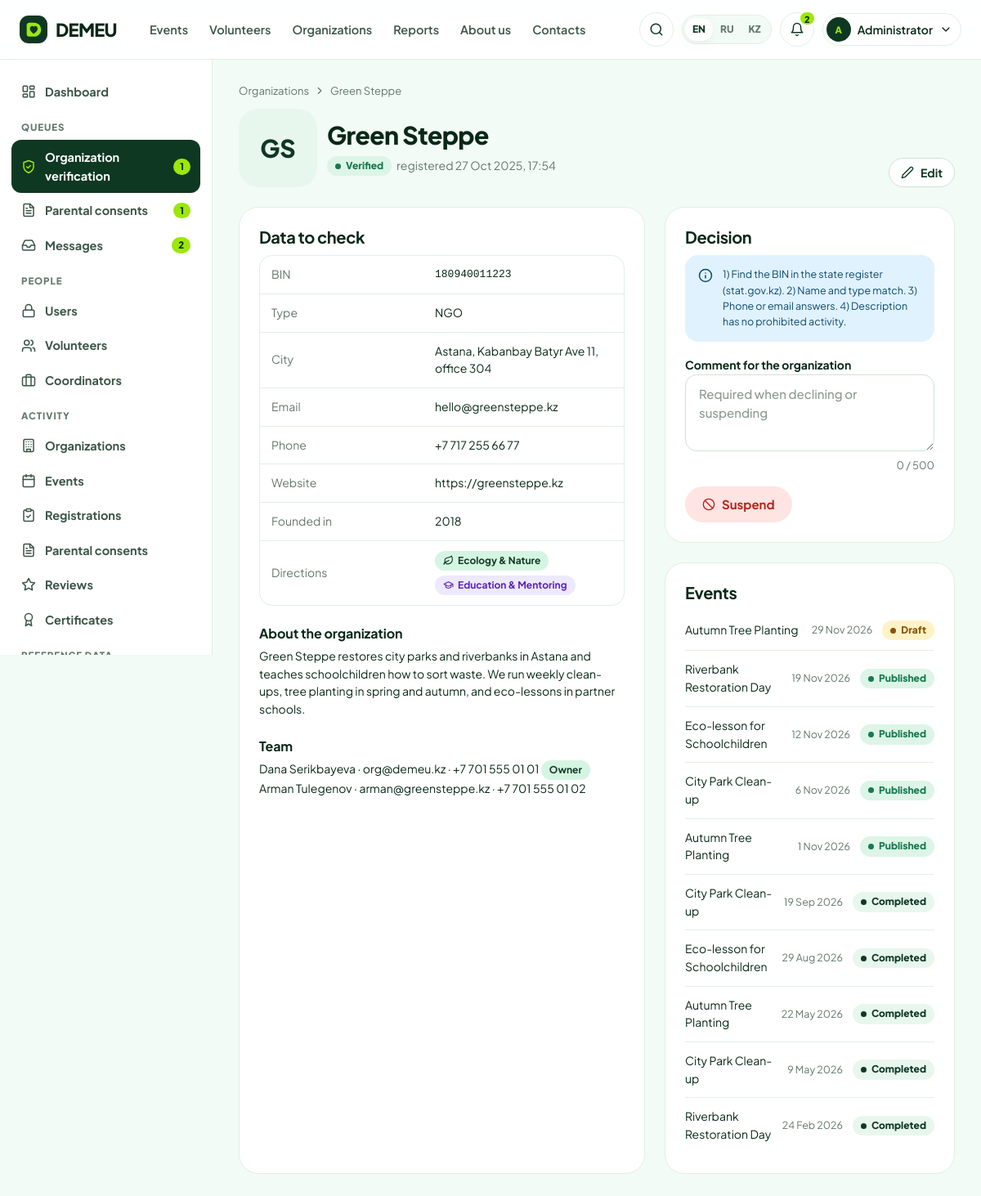
Screenshot of /admin/organizations/1/review (signed in) with the database file from the repository.
### tables this page shows
CREATE TABLE users (
    user_id        INTEGER PRIMARY KEY,
    email          TEXT NOT NULL UNIQUE COLLATE NOCASE,
    password_hash  TEXT NOT NULL,
    role           TEXT NOT NULL CHECK (role IN ('volunteer','coordinator','admin')),
    is_active      INTEGER NOT NULL DEFAULT 1 CHECK (is_active IN (0,1)),
    preferred_lang TEXT NOT NULL DEFAULT 'en' CHECK (preferred_lang IN ('en','ru','kk')),
    created_at     TEXT NOT NULL DEFAULT (datetime('now','localtime')),
    last_login_at  TEXT
);

CREATE TABLE organizations (
    org_id           INTEGER PRIMARY KEY,
    name             TEXT NOT NULL UNIQUE,
    bin              TEXT NOT NULL UNIQUE CHECK (length(bin) = 12 AND bin NOT GLOB '*[^0-9]*'),
    org_type         TEXT NOT NULL CHECK (org_type IN ('ngo','foundation','initiative','university','government','business')),
    description      TEXT NOT NULL,
    city_id          INTEGER NOT NULL REFERENCES cities(city_id) ON DELETE RESTRICT,
    address          TEXT NOT NULL,
    email            TEXT NOT NULL,
    phone            TEXT NOT NULL,
    website          TEXT,
    logo_path        TEXT,
    founded_year     INTEGER CHECK (founded_year BETWEEN 1950 AND 2100),
    status           TEXT NOT NULL DEFAULT 'pending'
                     CHECK (status IN ('pending','verified','rejected','suspended')),
    status_comment   TEXT,                     -- reason for rejection / suspension
    verified_at      TEXT,
    verified_by      INTEGER REFERENCES users(user_id) ON DELETE SET NULL,
    created_at       TEXT NOT NULL DEFAULT (datetime('now','localtime'))
);

CREATE TABLE cities (
    city_id     INTEGER PRIMARY KEY,
    name_en     TEXT NOT NULL UNIQUE,
    name_ru     TEXT NOT NULL,
    name_kk     TEXT NOT NULL,
    region_en   TEXT NOT NULL,
    lat         REAL,
    lng         REAL
);

CREATE TABLE directions (
    direction_id INTEGER PRIMARY KEY,
    slug         TEXT NOT NULL UNIQUE,
    name_en      TEXT NOT NULL,
    name_ru      TEXT NOT NULL,
    name_kk      TEXT NOT NULL,
    icon         TEXT NOT NULL DEFAULT 'heart',
    tone         TEXT NOT NULL DEFAULT 'mint'
                 CHECK (tone IN ('mint','sage','butter','sky','rose','lilac'))
);

CREATE TABLE coordinators (
    coordinator_id INTEGER PRIMARY KEY,
    user_id        INTEGER NOT NULL UNIQUE REFERENCES users(user_id) ON DELETE RESTRICT,
    org_id         INTEGER NOT NULL REFERENCES organizations(org_id) ON DELETE RESTRICT,
    full_name      TEXT NOT NULL CHECK (length(trim(full_name)) >= 3),
    phone          TEXT NOT NULL,
    position       TEXT,
    is_owner       INTEGER NOT NULL DEFAULT 0 CHECK (is_owner IN (0,1)),  -- can manage team & org profile
    created_at     TEXT NOT NULL DEFAULT (datetime('now','localtime'))
);

CREATE TABLE events (
    event_id              INTEGER PRIMARY KEY,
    org_id                INTEGER NOT NULL REFERENCES organizations(org_id) ON DELETE RESTRICT,
    coordinator_id        INTEGER NOT NULL REFERENCES coordinators(coordinator_id) ON DELETE RESTRICT,
    direction_id          INTEGER NOT NULL REFERENCES directions(direction_id) ON DELETE RESTRICT,
    city_id               INTEGER NOT NULL REFERENCES cities(city_id) ON DELETE RESTRICT,
    title                 TEXT NOT NULL CHECK (length(trim(title)) >= 5),
    summary               TEXT NOT NULL,       -- one line for cards
    description           TEXT NOT NULL,
    address               TEXT NOT NULL,
    starts_at             TEXT NOT NULL,       -- YYYY-MM-DD HH:MM
    ends_at               TEXT NOT NULL,
    registration_deadline TEXT NOT NULL,
    max_volunteers        INTEGER NOT NULL CHECK (max_volunteers BETWEEN 1 AND 1000),
    min_age               INTEGER NOT NULL DEFAULT 14 CHECK (min_age BETWEEN 14 AND 99),
    requires_approval     INTEGER NOT NULL DEFAULT 1 CHECK (requires_approval IN (0,1)),
    requirements          TEXT,                -- what to bring / skills needed
    provided              TEXT,                -- what organisers provide (meals, gloves...)
    cover_path            TEXT,
    status                TEXT NOT NULL DEFAULT 'published'
                          CHECK (status IN ('draft','published','cancelled','completed')),
    cancel_reason         TEXT,
    created_at            TEXT NOT NULL DEFAULT (datetime('now','localtime')),
    updated_at            TEXT,
    CHECK (ends_at > starts_at),
    CHECK (registration_deadline <= starts_at)
);

### demeu/admin.py (the view, shortened to what this page needs)
@bp.route("/organizations/<int:org_id>/review", methods=["GET", "POST"])
@admin_only
def org_review(org_id):
    o = query("""SELECT o.*, c.name_en AS city_name_en, c.name_ru AS city_name_ru, c.name_kk AS city_name_kk
                 FROM organizations o JOIN cities c USING (city_id) WHERE org_id=?""", (org_id,), one=True)
    if not o:
        abort(404)
    staff = query("""SELECT c.*, u.email FROM coordinators c JOIN users u USING (user_id) WHERE org_id=?""", (org_id,))
    dirs = query("""SELECT d.* FROM organization_directions od JOIN directions d USING (direction_id) WHERE od.org_id=?""",
                 (org_id,))
    events = query("SELECT * FROM events WHERE org_id=? ORDER BY starts_at DESC LIMIT 10", (org_id,))
    return render_template("admin/org_review.html", o=o, staff=staff, dirs=dirs, events=events)

### demeu/admin.py (called while the page is built)
@bp.context_processor
def admin_ctx():
    counts = dict(
        organizations=scalar("SELECT COUNT(*) FROM organizations WHERE status='pending'"),
        consents=scalar("SELECT COUNT(*) FROM consents WHERE status='pending'"),
        messages=scalar("SELECT COUNT(*) FROM contact_messages WHERE status='new'"),
    )
    return dict(ENTITIES=ENTITIES, NAV_GROUPS=NAV_GROUPS, queue_counts=counts)

### demeu/core.py (called while the page is built)
def get_lang():
    lang = session.get("lang")
    if lang in LANGS:
        return lang
    best = request.accept_languages.best_match(["en", "ru", "kk"]) if request else None
    return best or "en"

def _(key, **params):
    entry = TRANSLATIONS.get(key)
    if entry is None:
        text = key
    else:
        lang = g.get("lang", "en")
        text = entry.get(lang) or entry.get("en") or key
    if params:
        try:
            text = text.format(**params)
        except (KeyError, IndexError):
            pass
    return text

def loc(row, field):
    if row is None:
        return ""
    lang = g.get("lang", "en")
    keys = row.keys() if hasattr(row, "keys") else row
    for k in (f"{field}_{lang}", f"{field}_en", field):
        if k in keys and row[k]:
            return row[k]
    return ""

def parse_dt(value):
    if not value:
        return None
    if isinstance(value, datetime):
        return value
    for fmt in (DT_FMT, "%Y-%m-%d %H:%M:%S", "%Y-%m-%d"):
        try:
            return datetime.strptime(value, fmt)
        except ValueError:
            continue
    return None

def fmt_date(value, with_weekday=False, with_year=True):
    d = parse_dt(value)
    if not d:
        return ""
    lang = g.get("lang", "en")
    s = f"{d.day} {MONTHS[lang][d.month - 1]}"
    if with_year:
        s += f" {d.year}"
    if with_weekday:
        s = f"{WEEKDAYS[lang][d.weekday()]}, " + s
    return s

def fmt_dt(value):
    d = parse_dt(value)
    return f"{fmt_date(d)}, {d:%H:%M}" if d else ""

def fmt_phone(value):
    v = value or ""
    if len(v) == 12 and v.startswith("+7"):
        return f"+7 {v[2:5]} {v[5:8]} {v[8:10]} {v[10:12]}"
    return v

def initials(name):
    parts = [p for p in (name or "").split() if p]
    return "".join(p[0] for p in parts[:2]).upper() or "?"

def nl2br(text):
    if not text:
        return ""
    return Markup("<br>".join(escape(line) for line in str(text).splitlines()))

def csrf_token():
    tok = session.get("csrf")
    if not tok:
        tok = secrets.token_urlsafe(32)
        session["csrf"] = tok
    return tok

### demeu/templates/admin/org_review.html (shortened to what this page needs)
{% extends "admin/_layout.html" %}
{% from "partials/macros.html" import status, dir_tag, org_logo %}
{% block admin %}
<div class="crumbs"><a href="{{ url_for('admin.entity_list', entity='organizations') }}">{{ _('adm_organizations') }}</a>{{ icon('chevron-right', 14) }}<span>{{ o.name }}</span></div>
<div class="cab-head"><div class="row">{{ org_logo(o, 'lg') }}<div><h1>{{ o.name }}</h1><div class="row tight mt-1">{{ status(o.status) }}<span class="small muted">{{ _('registered_on', d=fmt_dt(o.created_at)) }}</span></div></div></div>
  <a class="btn btn-ghost btn-sm" href="{{ url_for('admin.entity_edit', entity='organizations', pk=o.org_id) }}">{{ icon('pencil', 16) }} {{ _('edit') }}</a></div>
<div class="grid split">
  <div class="card card-pad">
    <h3>{{ _('check_list') }}</h3>
    <div class="table-wrap"><table class="table">
      <tr><td class="muted" style="width:200px">{{ _('bin') }}</td><td class="mono">{{ o.bin }}</td></tr>
      <tr><td class="muted">{{ _('org_type') }}</td><td>{{ _('orgtype_' ~ o.org_type) }}</td></tr>
      <tr><td class="muted">{{ _('city') }}</td><td>{{ loc(o, 'city_name') }}, {{ o.address }}</td></tr>
      <tr><td class="muted">Email</td><td>{{ o.email }}</td></tr>
      <tr><td class="muted">{{ _('phone') }}</td><td>{{ o.phone|phone }}</td></tr>
      <tr><td class="muted">{{ _('website') }}</td><td>{{ o.website or '—' }}</td></tr>
      <tr><td class="muted">{{ _('founded_year') }}</td><td>{{ o.founded_year or '—' }}</td></tr>
      <tr><td class="muted">{{ _('directions') }}</td><td><div class="row tight">{% for d in dirs %}{{ dir_tag(d, '') }}{% endfor %}</div></td></tr>
    </table></div>
    <h4 class="mt-3">{{ _('org_description') }}</h4>
    <p class="small">{{ o.description|nl2br }}</p>
    <h4 class="mt-3">{{ _('team') }}</h4>
    {% for s in staff %}<div class="small">{{ s.full_name }} · {{ s.email }} · {{ s.phone|phone }}{% if s.is_owner %} <span class="tag tone-mint">{{ _('owner') }}</span>{% endif %}</div>{% endfor %}
  </div>
  <div>
    <div class="card card-pad">
      <h3>{{ _('decision') }}</h3>
      <div class="alert alert-info mb-2">{{ icon('info') }}<div class="xs">{{ _('verification_guide') }}</div></div>
      <form method="post">
        <label for="comment">{{ _('comment_for_org') }}</label>
        <textarea class="textarea" id="comment" name="comment" rows="3" style="min-height:90px" maxlength="500" placeholder="{{ _('comment_placeholder') }}"></textarea>
        <div class="row mt-2">
          {% if o.status == 'verified' %}<button class="btn btn-danger" name="action" value="suspend">{{ icon('ban', 16) }} {{ _('suspend') }}</button>{% endif %}
        </div>
      </form>
    </div>
    <div class="card card-pad mt-3">
      <h3>{{ _('adm_events') }}</h3>
      {% for e in events %}<a class="queue-item" href="{{ url_for('admin.entity_edit', entity='events', pk=e.event_id) }}" style="color:inherit;text-decoration:none"><span class="grow small">{{ e.title }}</span><span class="xs muted">{{ fmt_date(e.starts_at) }}</span>{{ status(e.status) }}</a>
      {% else %}<p class="small muted mb-0">{{ _('nothing_here') }}</p>{% endfor %}
    </div>
  </div>
</div>
{% endblock %}

### demeu/templates/partials/macros.html (shortened to what this page needs)
{% macro org_logo(o, cls='') -%}
<span class="avatar org {{ cls }}">{% if o.logo_path or o.org_logo %}<img src="{{ media_url(o.logo_path or o.org_logo) }}" alt="">{% else %}{{ initials(o.name or o.org_name) }}{% endif %}</span>
{%- endmacro %}
{% macro dir_tag(row, prefix='dir_') -%}
<span class="tag tone-{{ row[prefix ~ 'tone'] if prefix else row.tone }}">{{ icon(row[prefix ~ 'icon'] if prefix else row.icon, 13) }}{{ loc(row, prefix ~ 'name' if prefix else 'name') }}</span>
{%- endmacro %}
{% macro status(value, label_prefix='st_') -%}
<span class="status st-{{ value }}">{{ _(label_prefix ~ value) }}</span>
{%- endmacro %}

### demeu/templates/base.html (shortened to what this page needs)
<!doctype html>
<html lang="{{ 'kk' if lang == 'kk' else lang }}">
<head>
  <link rel="stylesheet" href="{{ url_for('static', filename='css/app.css') }}">
</head>
<body class="{% block body_class %}{% endblock %}">
{% set ep = request.endpoint or '' %}
<header class="site-header">
  <div class="wrap header-inner">
    <a class="logo" href="{{ url_for('public.home') }}" aria-label="DEMEU">
      <span class="logo-mark">{{ logo_mark(22) }}</span>DEMEU
    </a>
    <nav class="nav" aria-label="{{ _('main_menu') }}">
      <a href="{{ url_for('public.events') }}" class="{{ 'active' if ep.startswith('public.event') }}">{{ _('nav_events') }}</a>
      <a href="{{ url_for('public.volunteers') }}" class="{{ 'active' if ep.startswith('public.volunteer') }}">{{ _('nav_volunteers') }}</a>
      <a href="{{ url_for('public.organizations') }}" class="{{ 'active' if ep.startswith('public.organization') }}">{{ _('nav_organizations') }}</a>
      <a href="{{ url_for('public.reports') }}" class="{{ 'active' if ep == 'public.reports' }}">{{ _('nav_reports') }}</a>
      <a href="{{ url_for('public.about') }}" class="{{ 'active' if ep == 'public.about' }}">{{ _('nav_about') }}</a>
      <a href="{{ url_for('public.contacts') }}" class="{{ 'active' if ep == 'public.contacts' }}">{{ _('nav_contacts') }}</a>
    </nav>
    <div class="header-tools">
      <a class="icon-btn hide-md" href="{{ url_for('public.search') }}" aria-label="{{ _('search') }}" title="{{ _('search') }}">{{ icon('search') }}</a>
      <div class="lang-switch" role="group" aria-label="{{ _('language') }}">
        {% for code in LANGS %}
          <a href="{{ url_for('public.set_lang', code=code, next=request.full_path) }}" class="{{ 'on' if code == lang }}" lang="{{ code }}">{{ LANG_LABELS[code] }}</a>
        {% endfor %}
      </div>
      {% if g.user %}
        <a class="icon-btn" href="{{ url_for('auth.notifications') }}" aria-label="{{ _('notifications') }}" title="{{ _('notifications') }}">
          {{ icon('bell') }}{% if unread %}<span class="count">{{ unread if unread < 100 else '99+' }}</span>{% endif %}
        </a>
        {% set person = g.volunteer or g.coordinator %}
        <div class="user-menu">
          <button class="user-btn" data-toggle="user-dd" aria-expanded="false" aria-haspopup="true">
            {% if g.volunteer and g.volunteer.avatar_path %}
              <span class="avatar sm"><img src="{{ url_for('media.public_file', folder=g.volunteer.avatar_path.split('/')[0], name=g.volunteer.avatar_path.split('/')[1]) }}" alt=""></span>
            {% else %}
              <span class="avatar sm">{{ initials(person.full_name if person else g.user.email) }}</span>
            {% endif %}
            <span class="hide-md">{{ (person.full_name.split()[0]) if person else _('role_admin') }}</span>{{ icon('chevron-down', 16) }}
          </button>
        </div>
      {% else %}
        <a class="btn btn-ghost btn-sm hide-md" href="{{ url_for('auth.login', next=request.full_path if ep not in ('auth.login','auth.register') else None) }}">{{ _('login') }}</a>
        <a class="btn btn-primary btn-sm" href="{{ url_for('auth.register') }}">{{ _('join') }}</a>
      {% endif %}
    </div>
  </div>
</header>
<main id="main">{% block content %}{% endblock %}</main>
</body>
</html>

### rows the page displays
users: email "A"
organizations: name "Green Steppe", name "GS", bin "180940011223", address "Kabanbay Batyr Ave 11, office 304", email "hello@greensteppe.kz", phone "+7 717 255 66 77", website "https://greensteppe.kz", founded_year "2018", description "Green Steppe restores city parks and riverbanks in Astana and teaches schoolchildren how to sort waste. We run weekly clean-ups, tree planting in spring and autumn, and eco-lessons in partner schools."
cities: name_en "Astana"
directions: name_en "Ecology & Nature"
directions: name_en "Education & Mentoring"
coordinators: full_name "Dana Serikbayeva", email "org@demeu.kz", phone "+7 701 555 01 01"
coordinators: full_name "Arman Tulegenov", email "arman@greensteppe.kz", phone "+7 701 555 01 02"
events: title "Autumn Tree Planting", starts_at "29 Nov 2026"
events: title "Riverbank Restoration Day", starts_at "19 Nov 2026"
events: title "Eco-lesson for Schoolchildren", starts_at "12 Nov 2026"
events: title "City Park Clean-up", starts_at "6 Nov 2026"
events: title "Autumn Tree Planting", starts_at "1 Nov 2026"
events: title "City Park Clean-up", starts_at "19 Sep 2026"
events: title "Eco-lesson for Schoolchildren", starts_at "29 Aug 2026"
events: title "Autumn Tree Planting", starts_at "22 May 2026"
events: title "City Park Clean-up", starts_at "9 May 2026"
events: title "Riverbank Restoration Day", starts_at "24 Feb 2026"

### other values shown
{{ LANG_LABELS[code] }} "EN" "RU" "KZ"
{{ unread if unread < 100 else '99+' }} "2"
{{ (person.full_name.split()[0]) if person else _('role_admin') }} "Administrator"
{{ queue_counts.organizations }} "1"
{{ queue_counts.consents }} "1"
{{ queue_counts.messages }} "2"
